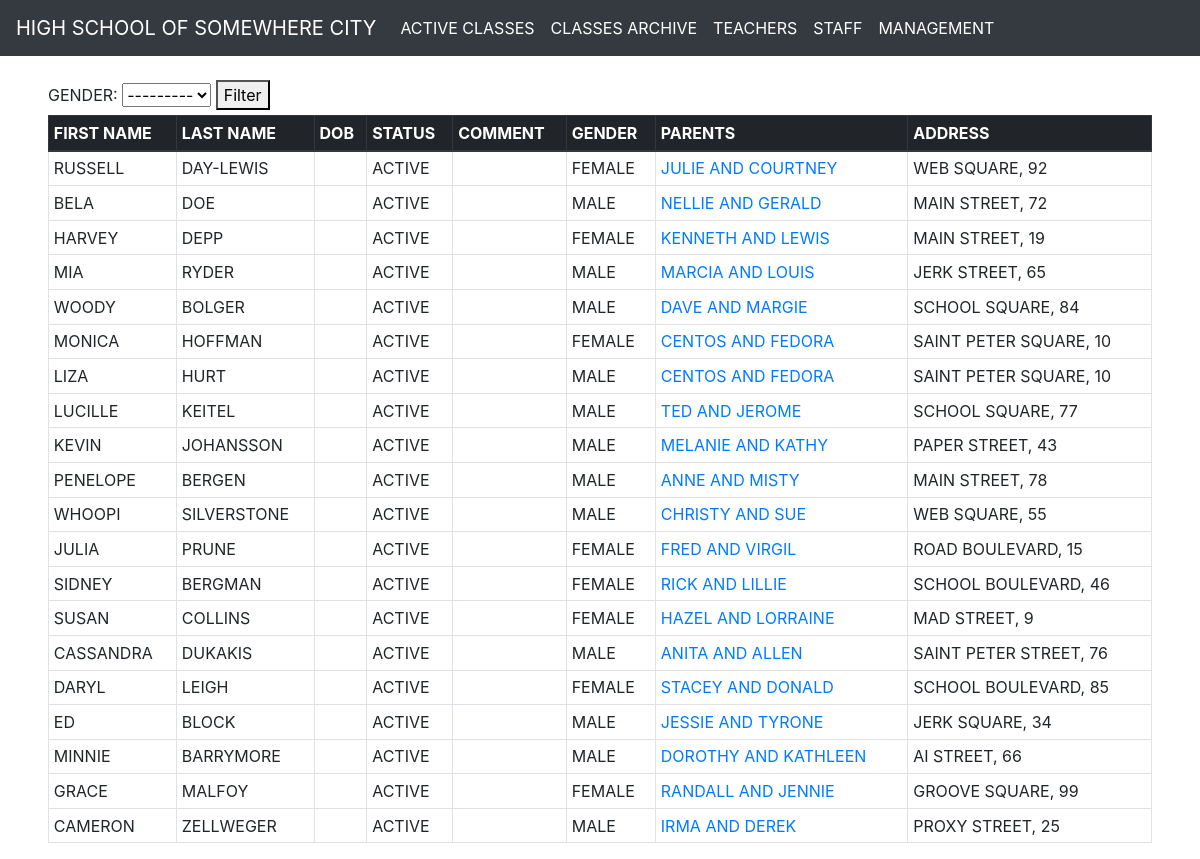
Screenshot of /class/CLASS_10_A_2022/ with the database file from the repository.
### apps/main/models.py (models this page shows, shortened)
class Gender(models.Model):
    gender_id = models.SmallAutoField(primary_key=True)
    name = models.CharField(max_length=6)
    def __str__(self):
        return self.name
    class Meta:
        db_table = "gender"

class PersonsCommonInfo(models.Model):
    first_name = models.CharField(max_length=50)
    last_name = models.CharField(max_length=50)
    date_of_birth = models.DateField(null=True, blank=True)
    is_active = models.BooleanField(default=True)
    comment = models.TextField(null=True, blank=True)
    date_of_create = models.DateTimeField(auto_now_add=True)
    date_of_update = models.DateTimeField(auto_now=True)
    gender = models.ForeignKey("Gender", on_delete=models.DO_NOTHING)
    class Meta:
        abstract = True

class Student(PersonsCommonInfo):
    student_id = models.BigAutoField(primary_key=True)
    is_graduated = models.BooleanField(default=False)
    year_of_graduate = models.CharField(null=True, blank=True, max_length=4, validators=[MinLengthValidator(4)])
    parent = models.ForeignKey("Parent", on_delete=models.DO_NOTHING)
    class Meta:
        db_table = "student"

class Parent(models.Model):
    parent_id = models.BigAutoField(primary_key=True)
    mother_full_name = models.CharField(null=True, blank=True, max_length=50)
    father_full_name = models.CharField(null=True, blank=True, max_length=50)
    responsible_person = models.CharField(null=True, blank=True, max_length=50)
    mother_contact_phone = models.CharField(null=True, blank=True, max_length=15, validators=[MinLengthValidator(7)])
    father_contact_phone = models.CharField(null=True, blank=True, max_length=15, validators=[MinLengthValidator(7)])
    rp_contact_phone = models.CharField(null=True, blank=True, max_length=15, validators=[MinLengthValidator(7)])
    comment = models.TextField(null=True, blank=True)
    address = models.CharField(max_length=50, null=True, blank=True)
    date_of_create = models.DateTimeField(auto_now_add=True)
    date_of_update = models.DateTimeField(auto_now=True)
    def __str__(self):
        if self.responsible_person is not None:
            return f"{self.responsible_person}"
        else:
            return f"{str(self.father_full_name).split()[0]} AND {str(self.mother_full_name).split()[0]}"
    def get_absolute_url(self):
        return reverse(viewname="parent", kwargs={"pk": self.parent_id})
    class Meta:
        db_table = "parent"

### apps/main/views.py (the view)
# urls.py: re_path(r"^class/(?P<class_name>\w+)/", ClassDetail.as_view(), name="student_class"),
class ClassDetail(generic.DetailView, utils.GeneralContext):
    model = Class
    template_name = "main/class_detail.html"
    context_object_name = "class_students"
    slug_url_kwarg = "class_name"
    slug_field = "class_name"
    def get_object(self, queryset=None):
        main_obj = super().get_object()
        related_objs = main_obj.students.select_related("parent", "gender")
        if self.request.GET:
            gender_id = self.request.GET.get("gender")
            if gender_id:
                related_objs = related_objs.filter(gender=gender_id)
        related_objs = related_objs.only(
            "first_name", "last_name", "date_of_birth", "is_graduated", "is_active", "comment", "gender", "parent",
            "gender__name", "parent__mother_full_name", "parent__father_full_name", "parent__responsible_person",
            "parent__address"
        )
        return related_objs
    def get_context_data(self, **kwargs):
        custom_context = super().get_general_context()
        main_context = super().get_context_data(**kwargs)
        context = dict(list(custom_context.items()) + list(main_context.items()))
        form = FilterForm()
        context["title"] = self.request.path.split("/")[-2]
        context["forms"] = form
        return context

### apps/main/forms.py
class FilterForm(forms.Form):
    gender = forms.ModelChoiceField(queryset=Gender.objects.all(), required=False, label="GENDER")
    subject = forms.ModelChoiceField(queryset=Subject.objects.all(), required=False, label="SUBJECT")
    year_of_foundation = forms.ChoiceField(choices=make_year_fields(SCHOOL_FOUNDATION_YEAR, class_years), required=False)
    classroom_teacher = forms.ModelChoiceField(queryset=Teacher.objects.all(), required=False, label="TEACHER")
    profession = forms.ModelChoiceField(queryset=Profession.objects.all(), required=False, label="PROFESSION")

### apps/main/utils.py (called while the page is built)
    def get_general_context(self, **kwargs):
        context = kwargs
        menu = main_menu.copy()
        context["menu"] = menu
        return context

### apps/main/templates/main/class_detail.html
{% extends 'main/base.html' %}
{% block content %}
<form method="GET">
    <label>GENDER: </label>
    {{forms.gender}}
    <button type="Submit">Filter</button>
</form>
<table class="table table-sm table-bordered">
    <thead class="thead-dark">
          <tr>
        <th scope="col">FIRST NAME</th>
        <th scope="col">LAST NAME</th>
        <th scope="col">DOB</th>
        <th scope="col">STATUS</th>
        <th scope="col">COMMENT</th>
        <th scope="col">GENDER</th>
        <th scope="col">PARENTS</th>
        <th scope="col">ADDRESS</th>
    </thead>
    {% for student in class_students %}
        <tr>
            <td>{{student.first_name}}</td>
            <td>{{student.last_name}}</td>
            <td>{{student.date_of_birth|date:"Y M d"|upper}}</td>
            {% if student.is_graduated %}
                <td>GRADUATED</td>
            {% elif not student.is_graduated and not student.is_active %}
                <td>OTHER</td>
            {% else %}
                <td>ACTIVE</td>
            {% endif %}
            <td>{{student.comment|default_if_none:""|upper}}</td>
            <td>{{student.gender.name|upper}}</td>
            <td><a href="{{student.parent.get_absolute_url}}">{{student.parent|upper}}</a></td>
            <td>{{student.parent.address|default_if_none:""|upper}}</td>
        </tr>
    {% endfor %}
</table>
{% endblock content %}

### rows the page displays
Gender: gender "---------"
Student: first_name "RUSSELL", last_name "DAY-LEWIS", is_graduated "ACTIVE", gender.name "FEMALE", parent "JULIE AND COURTNEY", parent.address "WEB SQUARE, 92"
Student: first_name "BELA", last_name "DOE", is_graduated "ACTIVE", gender.name "MALE", parent "NELLIE AND GERALD", parent.address "MAIN STREET, 72"
Student: first_name "HARVEY", last_name "DEPP", is_graduated "ACTIVE", gender.name "FEMALE", parent "KENNETH AND LEWIS", parent.address "MAIN STREET, 19"
Student: first_name "MIA", last_name "RYDER", is_graduated "ACTIVE", gender.name "MALE", parent "MARCIA AND LOUIS", parent.address "JERK STREET, 65"
Student: first_name "WOODY", last_name "BOLGER", is_graduated "ACTIVE", gender.name "MALE", parent "DAVE AND MARGIE", parent.address "SCHOOL SQUARE, 84"
Student: first_name "MONICA", last_name "HOFFMAN", is_graduated "ACTIVE", gender.name "FEMALE", parent "CENTOS AND FEDORA", parent.address "SAINT PETER SQUARE, 10"
Student: first_name "LIZA", last_name "HURT", is_graduated "ACTIVE", gender.name "MALE", parent "CENTOS AND FEDORA", parent.address "SAINT PETER SQUARE, 10"
Student: first_name "LUCILLE", last_name "KEITEL", is_graduated "ACTIVE", gender.name "MALE", parent "TED AND JEROME", parent.address "SCHOOL SQUARE, 77"
Student: first_name "KEVIN", last_name "JOHANSSON", is_graduated "ACTIVE", gender.name "MALE", parent "MELANIE AND KATHY", parent.address "PAPER STREET, 43"
Student: first_name "PENELOPE", last_name "BERGEN", is_graduated "ACTIVE", gender.name "MALE", parent "ANNE AND MISTY", parent.address "MAIN STREET, 78"
Student: first_name "WHOOPI", last_name "SILVERSTONE", is_graduated "ACTIVE", gender.name "MALE", parent "CHRISTY AND SUE", parent.address "WEB SQUARE, 55"
Student: first_name "JULIA", last_name "PRUNE", is_graduated "ACTIVE", gender.name "FEMALE", parent "FRED AND VIRGIL", parent.address "ROAD BOULEVARD, 15"
Student: first_name "SIDNEY", last_name "BERGMAN", is_graduated "ACTIVE", gender.name "FEMALE", parent "RICK AND LILLIE", parent.address "SCHOOL BOULEVARD, 46"
Student: first_name "SUSAN", last_name "COLLINS", is_graduated "ACTIVE", gender.name "FEMALE", parent "HAZEL AND LORRAINE", parent.address "MAD STREET, 9"
Student: first_name "CASSANDRA", last_name "DUKAKIS", is_graduated "ACTIVE", gender.name "MALE", parent "ANITA AND ALLEN", parent.address "SAINT PETER STREET, 76"
Student: first_name "DARYL", last_name "LEIGH", is_graduated "ACTIVE", gender.name "FEMALE", parent "STACEY AND DONALD", parent.address "SCHOOL BOULEVARD, 85"
Student: first_name "ED", last_name "BLOCK", is_graduated "ACTIVE", gender.name "MALE", parent "JESSIE AND TYRONE", parent.address "JERK SQUARE, 34"
Student: first_name "MINNIE", last_name "BARRYMORE", is_graduated "ACTIVE", gender.name "MALE", parent "DOROTHY AND KATHLEEN", parent.address "AI STREET, 66"
Student: first_name "GRACE", last_name "MALFOY", is_graduated "ACTIVE", gender.name "FEMALE", parent "RANDALL AND JENNIE", parent.address "GROOVE SQUARE, 99"
Student: first_name "CAMERON", last_name "ZELLWEGER", is_graduated "ACTIVE", gender.name "MALE", parent "IRMA AND DEREK", parent.address "PROXY STREET, 25"

### other values shown
{{ menu.0 }} "ACTIVE CLASSES"
{{ menu.1 }} "CLASSES ARCHIVE"
{{ menu.2 }} "TEACHERS"
{{ menu.3 }} "STAFF"
{{ menu.4 }} "MANAGEMENT"
